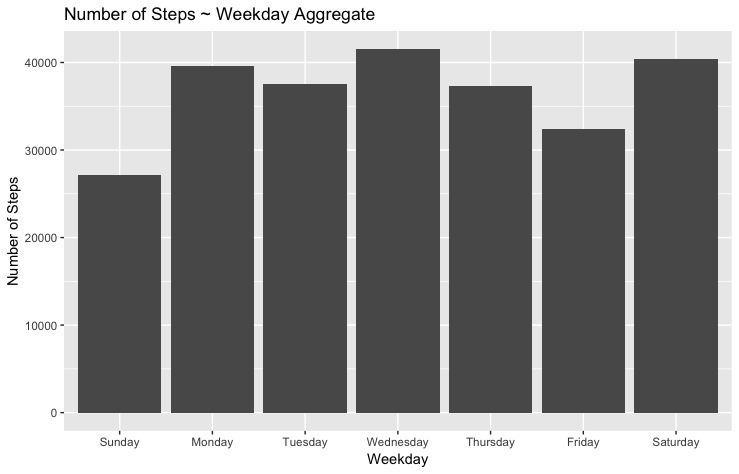
#> input picture images/Day_of_week_steps.png, 739 x 474 px; its folder holds 4 pictures in this run
$ python resize_images.py --input_dir ../images
#> lines starting #> are read from the running program, lines starting #| are printed output that depends on the picture
import os
import argparse
from PIL import Image

DEFAULT_RESIZE_FACTOR = 10


def resize_image(input_dir, infile, output_dir="resized", resize_factor= DEFAULT_RESIZE_FACTOR):
#> called with input_dir = '../images', infile = 'Day_of_week_steps.png', output_dir = 'Python Face Detection/resized', resize_factor = 10
    outfile = os.path.splitext(infile)[0] + "_resized"
    extension = os.path.splitext(infile)[1]

    try:
        img = Image.open(input_dir + '/' + infile)
#> img is the input picture: PIL image 739x474 RGBA; mean R, G, B, A 149.2, 149.2, 149.2, 255

        size= (int(img.width/resize_factor), int(img.height/resize_factor))
#> size = (73, 47)

        img = img.resize((size[0], size[1]), Image.LANCZOS)
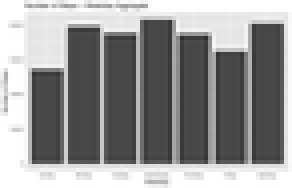
#> img: PIL image 73x47 RGBA (shown 4 times larger); mean R, G, B, A 149, 149, 149, 255

        new_file = output_dir + "/" + outfile + extension
        img.save(new_file)
    except IOError:
        print("unable to resize image {}".format(infile))


if __name__ == "__main__":
    dir = os.getcwd()

    parser = argparse.ArgumentParser()
    parser.add_argument('-i', '--input_dir', help='Full Input Path')
    parser.add_argument('-o', '--output_dir', help='Full Output Path')

    parser.add_argument('-r', '--resize_factor', help='Resize factor')

    args = parser.parse_args()

    if args.input_dir:
        input_dir = args.input_dir
    else:
        input_dir = dir + '/images'

    if args.output_dir:
        output_dir = args.output_dir
    else:
        output_dir = dir + '/resized'

    if not os.path.exists(os.path.join(dir, output_dir)):
        os.mkdir(output_dir)

    if args.resize_factor:
        resize_factor = int(args.resize_factor)
    else:
        resize_factor = DEFAULT_RESIZE_FACTOR

    try:
        for file in os.listdir(input_dir):
            resize_image(input_dir, file, output_dir, resize_factor)
#> pass 2 of the loop `for file in os.listdir(input_dir):`:
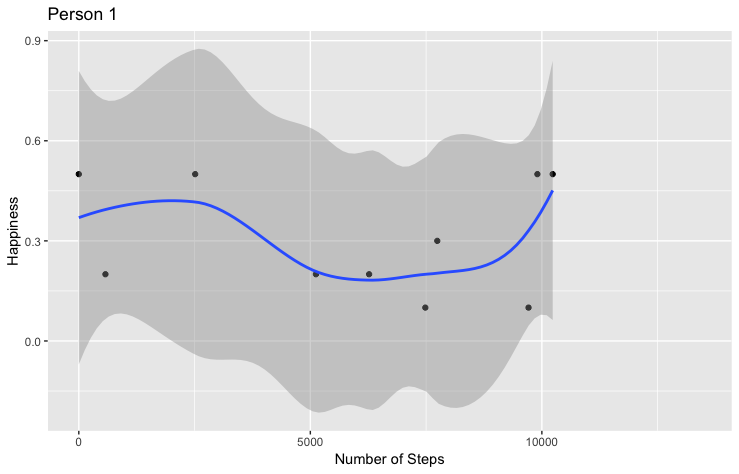
#> input picture images/HappinessVSSteps_P1.png, 739 x 474 px
#> in resize_image, img is the input picture: PIL image 739x474 RGBA; mean R, G, B, A 221.2, 221.4, 222.2, 255
#> in resize_image (call 2), `img = img.resize((size[0], size[1]), Image.LANCZOS)`:
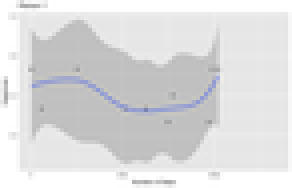
#> img: PIL image 73x47 RGBA (shown 4 times larger); mean R, G, B, A 221.2, 221.3, 222.1, 255
#> pass 3 of the loop `for file in os.listdir(input_dir):`:
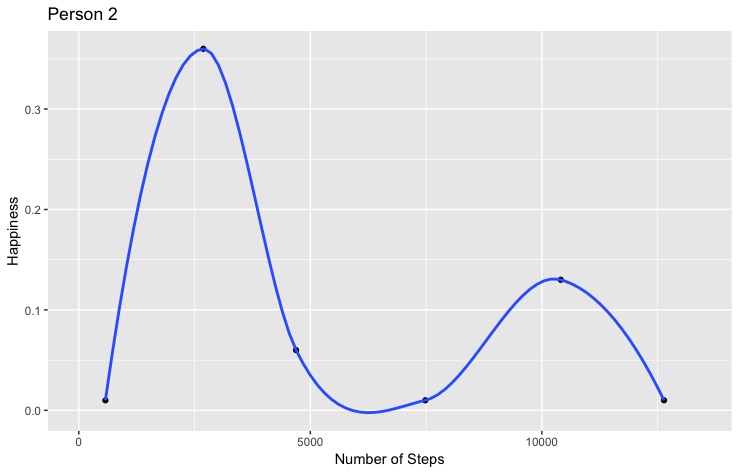
#> input picture images/HappinessVsSteps_P2.png, 739 x 474 px
#> in resize_image, img is the input picture: PIL image 739x474 RGBA; mean R, G, B, A 233.3, 233.6, 235.4, 255
#> in resize_image (call 3), `img = img.resize((size[0], size[1]), Image.LANCZOS)`:
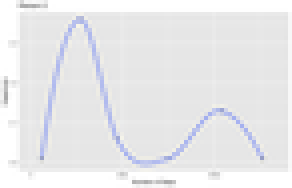
#> img: PIL image 73x47 RGBA (shown 4 times larger); mean R, G, B, A 233.2, 233.5, 235.3, 255
#> the loop made 4 passes; the first 3 are shown
    except OSError:
        print('file not found')
